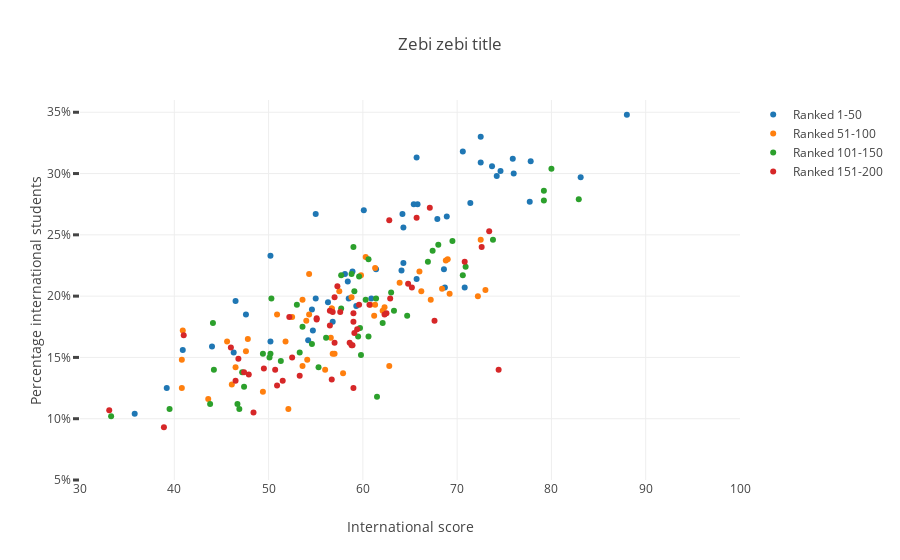

Source (notebook cell):
### Code cell
# Create a trace
trace1 = go.Scatter(
    x = int_score[:50],
    y = int_students[:50],
    mode = 'markers',
    name = 'Ranked 1-50'
)
trace2 = go.Scatter(
    x = int_score[51:100],
    y = int_students[51:100],
    mode = 'markers',
    name = 'Ranked 51-100'
)
trace3 = go.Scatter(
    x = int_score[101:150],
    y = int_students[101:150],
    mode = 'markers',
    name = 'Ranked 101-150'
)
trace4 = go.Scatter(
    x = int_score[151:200],
    y = int_students[151:200],
    mode = 'markers',
    name = 'Ranked 151-200'
)

layout = go.Layout(
    title = 'Zebi zebi title',
    yaxis = go.layout.YAxis(
        tick0 = 5,
        dtick = 5,
        ticksuffix = "%",
        ticklen= 6,
        tickwidth= 3,
        range = [5,36],
        title = 'Percentage international students'
    ),
    xaxis = go.layout.XAxis(
        title = 'International score',
        range = [30, 100]
    ),
)

data = [trace1, trace2, trace3, trace4]
fig = go.Figure(data=data, layout=layout)


# Plot and embed in ipython notebook!
iplot(fig, filename='basic-scatter')

### Figure 1 — Plotly figure (JSON) as saved in the notebook; plotly's stock layout.template omitted (floating-point values rounded to 4 significant figures)
{"data": [{"mode": "markers", "name": "Ranked 1-50", "type": "scatter", "uid": "717680b6-eacb-4376-a55f-0e097a644a92", "x": [64.2, 71.4, 83.1, 68.9, 75.9, 73.7, 77.8, 72.5, 72.5, 64.3, 58.5, 64.3, 61.4, 74.6, 67.9, 46.5, 55, 59.3, 54.7, 56.3, 65.4, 65.7, 39.2, 60.1, 56.8, 58.4, 55, 60.9, 54.2, 50.2, 65.8, 65.7, 58.9, 88, 70.8, 74.2, 77.7, 64.1, 68.6, 70.6, 58.1, 44, 50.2, 54.6, 68.7, 47.6, 40.9, 76, 46.3, 35.8], "y": [26.7, 27.6, 29.7, 26.5, 31.2, 30.6, 31, 33, 30.9, 25.6, 19.8, 22.7, 22.2, 30.2, 26.3, 19.6, 26.7, 19.2, 17.2, 19.5, 27.5, 31.3, 12.5, 27, 17.9, 21.2, 19.8, 19.8, 16.4, 16.3, 27.5, 21.4, 22, 34.8, 20.7, 29.8, 27.7, 22.1, 22.2, 31.8, 21.8, 15.9, 23.3, 18.9, 20.7, 18.5, 15.6, 30, 15.4, 10.4]}, {"mode": "markers", "name": "Ranked 51-100", "type": "scatter", "uid": "c7a7295d-087e-4cfa-bb1c-623192a3d58f", "x": [45.6, 40.8, 47.6, 61.3, 60.3, 54.3, 62.1, 47.8, 56.7, 66.2, 72.5, 57, 43.6, 68.8, 57.9, 52.1, 49.4, 66, 62.3, 69.2, 56.7, 69, 72.2, 52.5, 68.4, 60.8, 56.6, 51.8, 63.9, 54.3, 73, 61.2, 67.2, 59.8, 61.3, 54, 57.5, 56, 54.1, 46.5, 62.8, 40.9, 56.8, 50.9, 40.8, 46.1, 58.8, 53.6, 53.6], "y": [16.3, 12.5, 15.5, 19.3, 23.2, 21.8, 18.8, 16.5, 19, 20.4, 24.6, 15.3, 11.6, 22.9, 13.7, 10.8, 12.2, 22, 19.1, 20.2, 19, 23, 20, 18.3, 20.6, 19.3, 16.6, 16.3, 21.1, 18.5, 20.5, 18.4, 19.7, 21.7, 22.3, 18, 20.4, 14, 14.8, 14.2, 14.3, 17.2, 15.3, 18.5, 14.8, 12.8, 19.9, 19.7, 14.3]}, {"mode": "markers", "name": "Ranked 101-150", "type": "scatter", "uid": "c7bbbb12-348e-4ab5-8f40-6df95c2723bc", "x": [59, 63.3, 60.3, 44.2, 59.8, 79.2, 50.3, 60.6, 66.9, 79.2, 50.1, 64.7, 67.4, 60.6, 55.3, 70.6, 68, 59.1, 62.1, 70.9, 39.5, 46.7, 57.7, 46.9, 56.1, 57.7, 44.1, 59.6, 58.8, 73.8, 51.3, 69.5, 33.3, 53.3, 61.5, 61.4, 53, 59.5, 63, 50.2, 59.7, 47.2, 47.4, 80, 53.6, 43.8, 54.6, 82.9, 49.4], "y": [24, 18.8, 19.7, 14, 15.2, 27.8, 19.8, 16.7, 22.8, 28.6, 15, 18.4, 23.7, 23, 14.2, 21.7, 24.2, 20.4, 17.8, 22.4, 10.8, 11.2, 21.7, 10.8, 16.6, 19, 17.8, 21.6, 21.8, 24.6, 14.7, 24.5, 10.2, 15.4, 11.8, 19.8, 19.3, 16.7, 20.3, 15.3, 17.4, 13.8, 12.6, 30.4, 17.5, 11.2, 16.1, 27.9, 15.3]}, {"mode": "markers", "name": "Ranked 151-200", "type": "scatter", "uid": "3c6e28b0-4a8a-420b-b35e-209fc9bf1bfb", "x": [65.7, 62.3, 51.5, 53.3, 47.9, 72.6, 47.4, 50.9, 67.6, 57, 46, 38.9, 59, 46.5, 48.4, 55.1, 56.5, 65.2, 62.5, 57.6, 59.6, 59.4, 57.3, 59.1, 73.4, 52.5, 59, 74.4, 49.5, 57, 58.9, 33.1, 41, 56.5, 59, 70.8, 60.7, 58.8, 46.8, 56.7, 50.7, 52.2, 56.8, 55.1, 62.9, 62.8, 64.8, 58.6, 67.1], "y": [26.4, 18.5, 13.1, 13.5, 13.6, 24, 13.8, 12.7, 18, 19.9, 15.8, 9.3, 18.6, 13.1, 10.5, 18.1, 17.6, 20.7, 18.6, 18.7, 19.3, 17.3, 20.8, 17, 25.3, 15, 17.9, 14, 14.1, 16.2, 16, 10.7, 16.8, 18.8, 12.5, 22.8, 19.3, 16, 14.9, 13.2, 14, 18.3, 18.7, 18.2, 19.8, 26.2, 21, 16.2, 27.2]}], "layout": {"title": {"text": "Zebi zebi title"}, "xaxis": {"range": [30, 100], "title": {"text": "International score"}}, "yaxis": {"dtick": 5, "range": [5, 36], "tick0": 5, "ticklen": 6, "ticksuffix": "%", "tickwidth": 3, "title": {"text": "Percentage international students"}}}}
